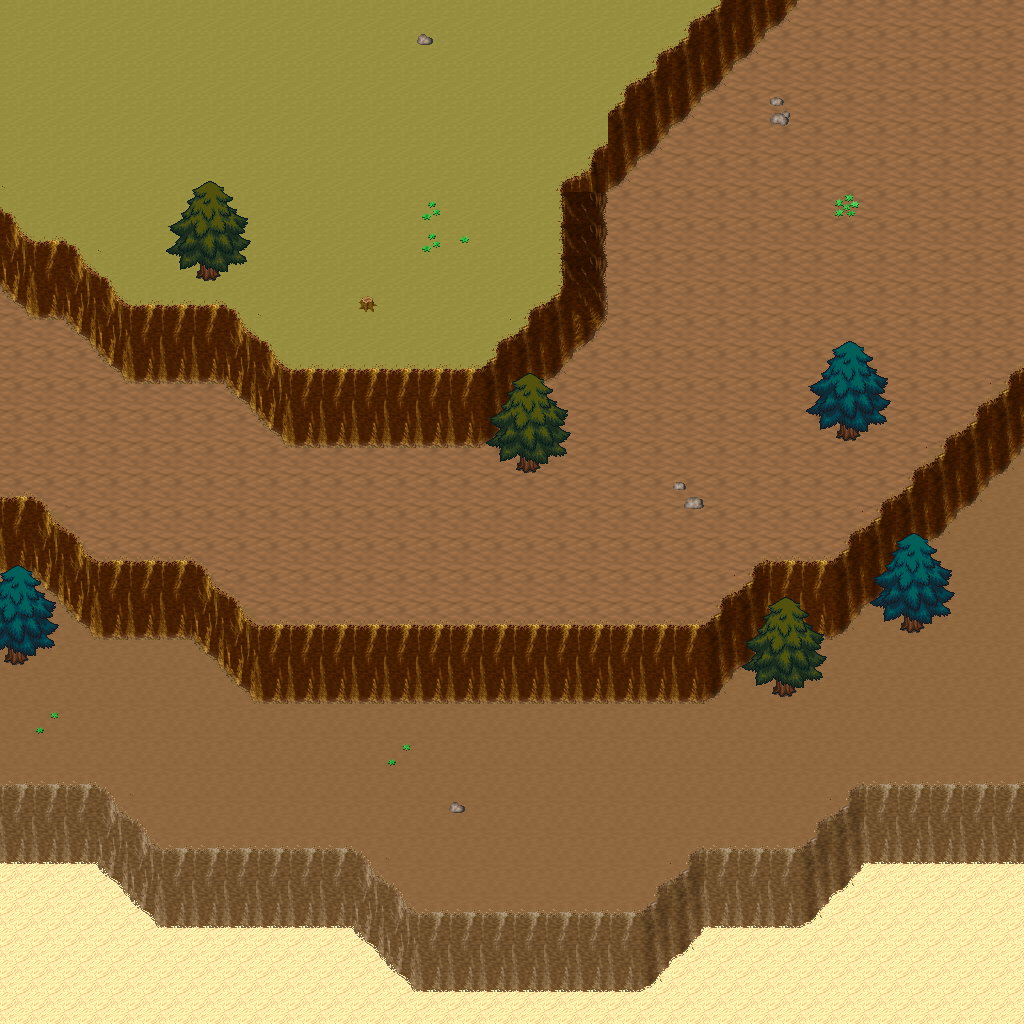

This game map was drawn from its Tiled (.tmx) file and the tilesets committed beside it. A one-line description and the trimmed map source follow:
An orthogonal 32x32 tile map with 32x32 px tiles, 5 tile layers (Ground, Objects, Objects2, Above, ...), 1 hidden layer not drawn, 15 tilesets.

<map version="1.10" tiledversion="1.11.0" orientation="orthogonal" renderorder="right-down" width="32" height="32" tilewidth="32" tileheight="32" infinite="0" nextlayerid="11" nextobjectid="1">
 <tileset firstgid="1" name="logic_collision" tilewidth="32" tileheight="32" tilecount="1" columns="1">
  <image source="../drawable/logic_collision.png" width="32" height="32" />
 </tileset>
 <tileset firstgid="2" name="ground_ground" tilewidth="32" tileheight="32" tilecount="33" columns="3">
  <image source="../drawable/ground_ground.png" width="96" height="352" />
 </tileset>
 <tileset firstgid="35" name="ground_ridge_earth_pale" tilewidth="32" tileheight="32" tilecount="96" columns="12">
  <image source="../drawable/ground_ridge_earth_pale.png" width="384" height="256" />
 </tileset>
 <tileset firstgid="131" name="ground_ridge_earth_dark" tilewidth="32" tileheight="32" tilecount="96" columns="12">
  <image source="../drawable/ground_ridge_earth_dark.png" width="384" height="256" />
 </tileset>
 <tileset firstgid="227" name="terrain_desert" tilewidth="32" tileheight="32" tilecount="88" columns="8">
  <image source="../drawable/terrain_desert.png" width="256" height="352" />
 </tileset>
 <tileset firstgid="315" name="ground_ladder_vertical_dark" tilewidth="32" tileheight="32" tilecount="3" columns="3">
  <image source="../drawable/ground_ladder_vertical_dark.png" width="96" height="32" />
 </tileset>
 <tileset firstgid="318" name="plant_tree_evergreen" tilewidth="32" tileheight="32" tilecount="36" columns="3">
  <image source="../drawable/plant_tree_evergreen.png" width="96" height="384" />
 </tileset>
 <tileset firstgid="354" name="plant_cactus" tilewidth="32" tileheight="32" tilecount="2" columns="1">
  <image source="../drawable/plant_cactus.png" width="32" height="64" />
 </tileset>
 <tileset firstgid="356" name="plant_cactus_2" tilewidth="32" tileheight="32" tilecount="10" columns="5">
  <image source="../drawable/plant_cactus_2.png" width="160" height="64" />
 </tileset>
 <tileset firstgid="366" name="ground_sand_2" tilewidth="32" tileheight="32" tilecount="15" columns="5">
  <image source="../drawable/ground_sand_2.png" width="160" height="96" />
 </tileset>
 <tileset firstgid="381" name="plant_tree_tree_darkgreen" tilewidth="32" tileheight="32" tilecount="88" columns="8">
  <image source="../drawable/plant_tree_tree_darkgreen.png" width="256" height="352" />
 </tileset>
 <tileset firstgid="469" name="ground_rock_pebbles" tilewidth="32" tileheight="32" tilecount="3" columns="1">
  <image source="../drawable/ground_rock_pebbles.png" width="32" height="96" />
 </tileset>
 <tileset firstgid="472" name="plant_star_shaped_plants" tilewidth="32" tileheight="32" tilecount="6" columns="2">
  <image source="../drawable/plant_star_shaped_plants.png" width="64" height="96" />
 </tileset>
 <tileset firstgid="478" name="plant_stump_small_stump" tilewidth="32" tileheight="32" tilecount="4" columns="2">
  <image source="../drawable/plant_stump_small_stump.png" width="64" height="64" />
 </tileset>
 <tileset firstgid="482" name="plant_round_cactuses" tilewidth="32" tileheight="32" tilecount="20" columns="10">
  <image source="../drawable/plant_round_cactuses.png" width="320" height="64" />
 </tileset>
 <layer id="1" name="Ground" width="32" height="32">
  <data>[1024 cells, 1024 non-empty, 4 distinct tile ids]</data>
 </layer>
 <layer id="2" name="Objects" width="32" height="32">
  <data>[1024 cells, 333 non-empty, 41 distinct tile ids]</data>
 </layer>
 <layer id="3" name="Objects2" width="32" height="32">
  <data>[1024 cells, 0 non-empty, 0 distinct tile ids]</data>
 </layer>
 <layer id="4" name="Above" width="32" height="32">
  <data>[1024 cells, 51 non-empty, 18 distinct tile ids]</data>
 </layer>
 <layer id="5" name="Above2" width="32" height="32">
  <data>[1024 cells, 0 non-empty, 0 distinct tile ids]</data>
 </layer>
 <layer id="6" name="Walkable" width="32" height="32" visible="0">
  <data>[1024 cells, 185 non-empty, 1 distinct tile ids]</data>
 </layer>
 <objectgroup id="7" name="Mapevents" />
 <objectgroup id="8" name="Spawn" />
 <objectgroup id="9" name="Keys" />
 <objectgroup id="10" name="Replace" />
</map>
